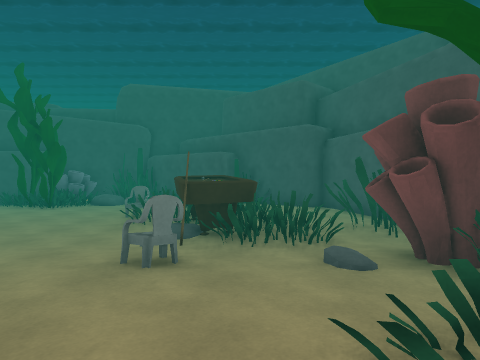
View 1 (above)

16 first-person views from a walk through a scene from a Unity 3-D project. The camera is 1.5 m above the floor, looks level and sees 75° across. The floor is counted in squares, 1.76 m on a side. Each view is taken from the middle of a square. On the plan, view 1 faces up. The plan holds only what a view shows up to about 11 squares ahead; the rest is blank. The place goes on beyond the plan. The player character is not drawn. Surface patterns are stand-ins for the level's own textures.

View 2
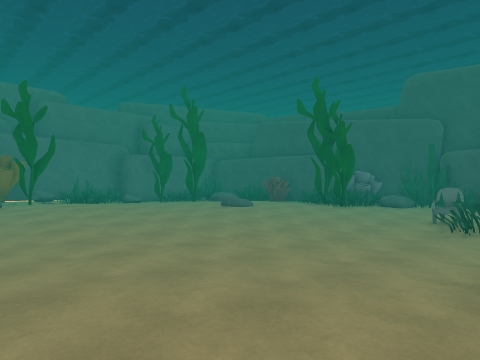

View 3
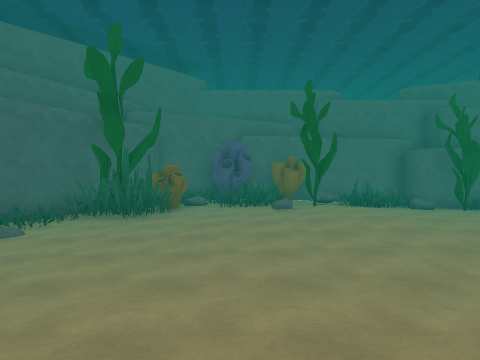

View 4
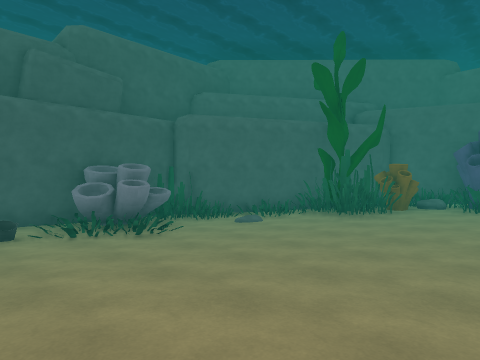

View 5
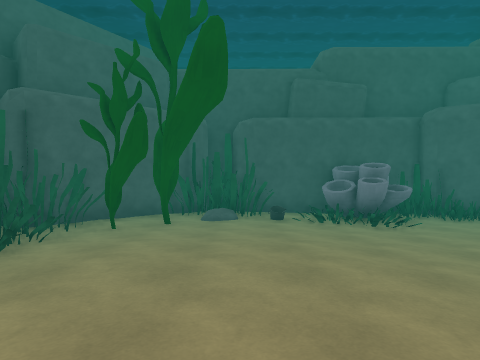

View 6
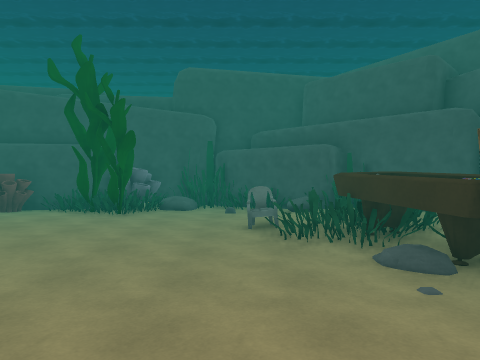

View 7
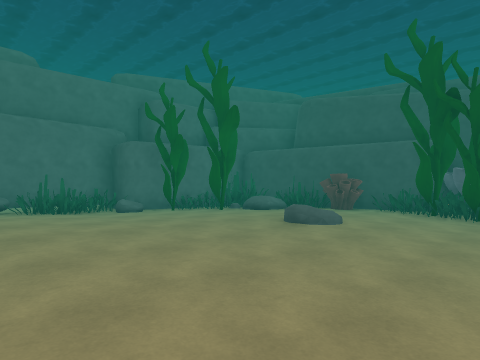

View 8
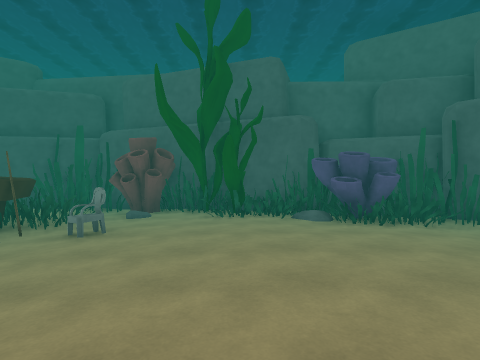

View 9
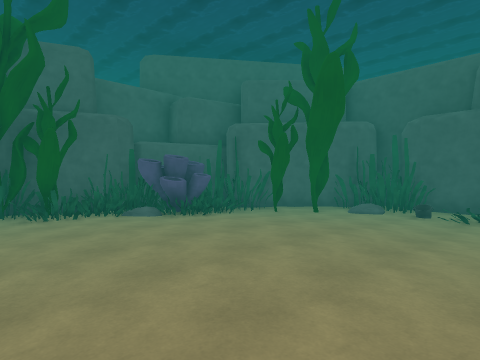

View 10
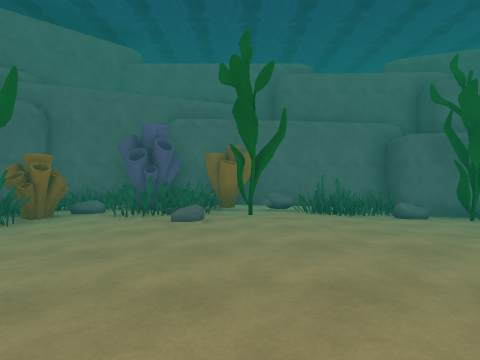

View 11
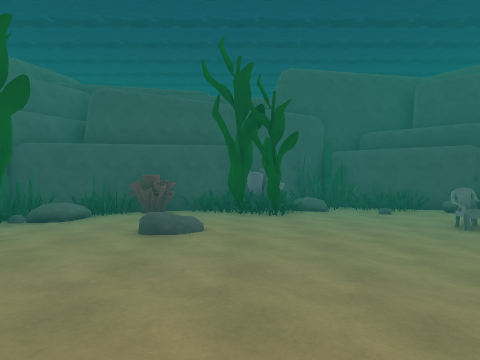

View 12
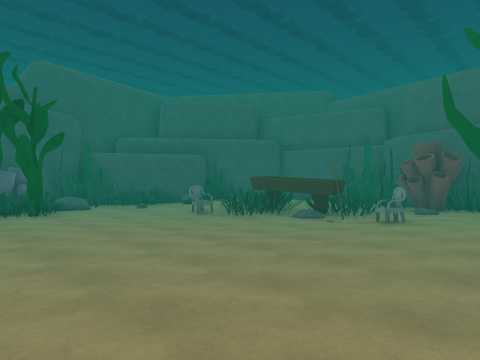

View 13
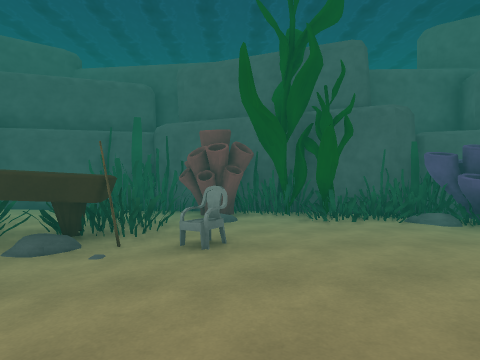

View 14
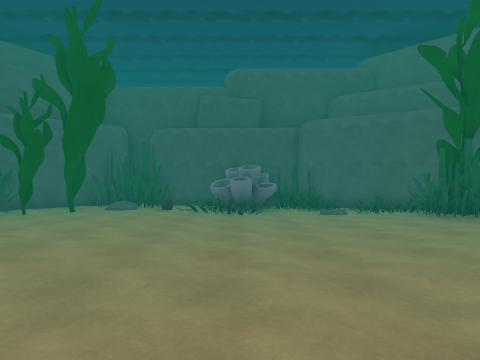

View 15
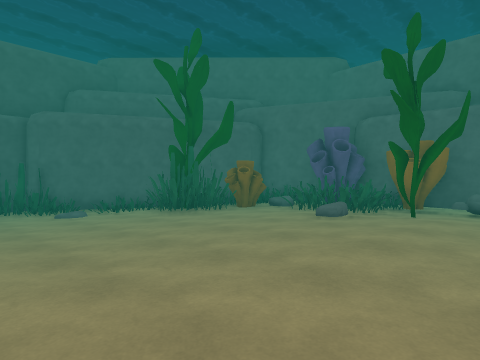

View 16
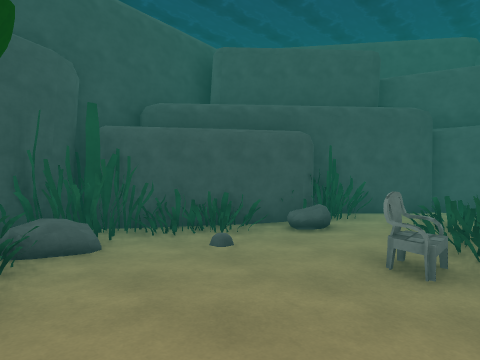

### Floor plan
Key: @ floor where view 1 was taken; # wall or solid block; . main floor; : floor 0.25 m higher than the main floor; - floor 0.25 m lower than the main floor; / step, stairs or slope; O other object.
Columns run from 15 left of view 1 to 4 right of it. Each row starts with its distance up from view 1.
 14           ###
 13          ##O#
 12      ###OOOO#O
 11   ####OOOOO.OO#O
 10  ##OO.O.#O..//OO##
  9  #OO/......-...::##
  8  OO#.......-/OOO/.#
  7  #O..../...--OOO..##
  6 ##O.......----OOO###
  5 #O/.......----OOO###
  4 #....:....-----OOO##
  3 #O.::::...--..O./O#
  2 #O.O:::........./OO
  1 OOOO/:..........OO#
  0 #OOO:..........@OO#
 -1 #OO.....--.....OOO#
 -2 #OOOO..----....OO##
 -3  OOOOO.----..../O#
 -4   #OO///-/--.#OO##
 -5     ##--/O///####
 -6      ##OOOOOOO#
 -7        O#######
 -8             ##

Where each view was taken, in squares from view 1:
view 1: 0 up, 0 right, facing up
view 2: 0 up, 1 left, facing up-left
view 3: 0 up, 3 left, facing left
view 4: 1 up, 3 left, facing down-left
view 5: 2 up, 3 left, facing down
view 6: 2 up, 3 left, facing up
view 7: 2 up, 5 left, facing up-left
view 8: 1 up, 6 left, facing right
view 9: 3 up, 6 left, facing down-right
view 10: 2 up, 6 left, facing left
view 11: 2 up, 7 left, facing up
view 12: 1 up, 8 left, facing up-right
view 13: 3 up, 5 left, facing right
view 14: 4 up, 6 left, facing down
view 15: 4 up, 6 left, facing down-left
view 16: 7 up, 6 left, facing up-right
